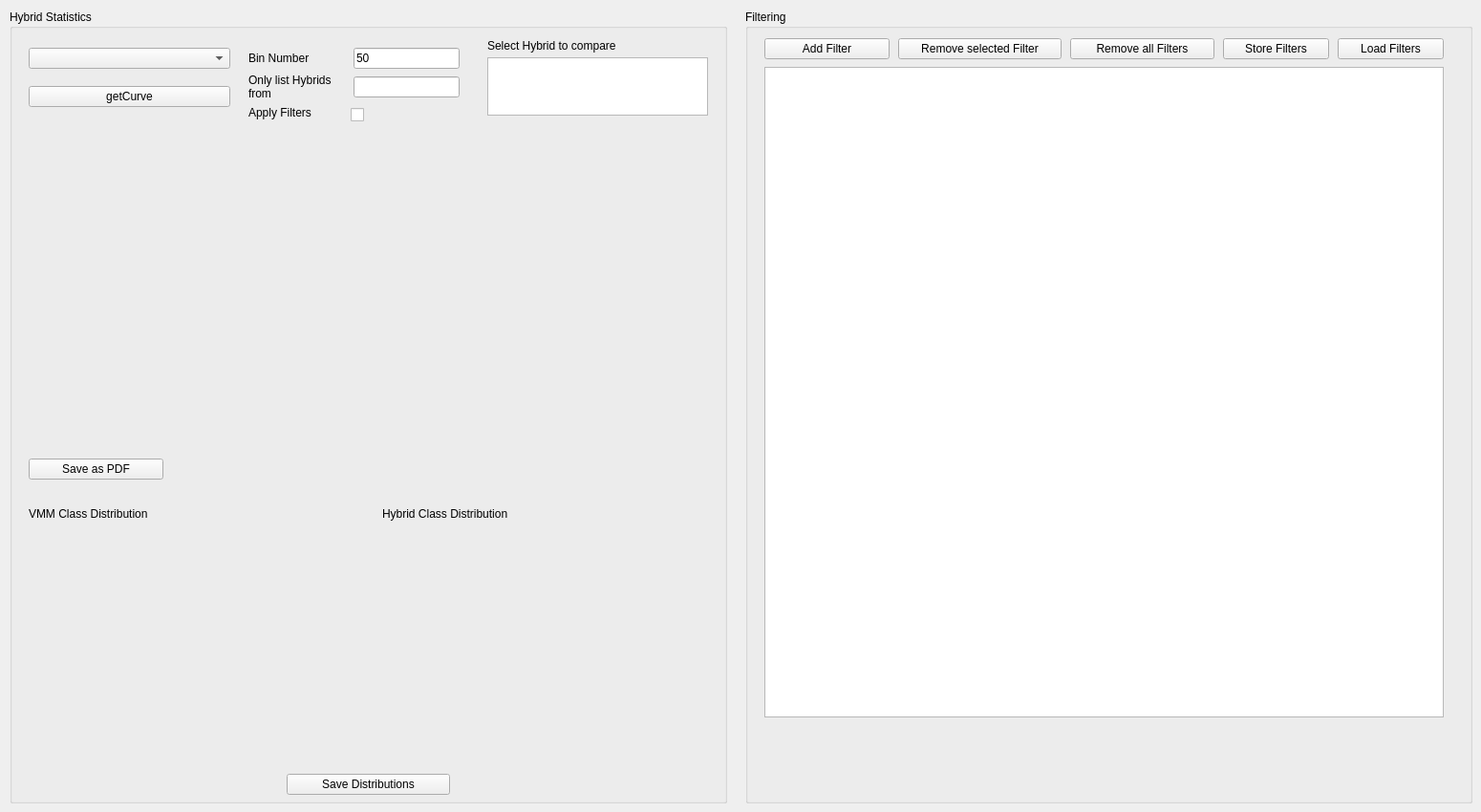
    <widget class="QWidget" name="tab_2">
     <attribute name="title">
      <string>Hybrid Statistics and Filtering</string>
     </attribute>
     <widget class="QGroupBox" name="groupBox_4">
      <property name="geometry">
       <rect>
        <x>10</x>
        <y>10</y>
        <width>751</width>
        <height>831</height>
       </rect>
      </property>
      <property name="title">
       <string>Hybrid Statistics</string>
      </property>
      <widget class="QCustomPlot" name="plotNorm" native="true">
       <property name="geometry">
        <rect>
         <x>20</x>
         <y>120</y>
         <width>711</width>
         <height>331</height>
        </rect>
       </property>
      </widget>
      <widget class="QComboBox" name="comboBox_normcurve">
       <property name="geometry">
        <rect>
         <x>20</x>
         <y>40</y>
         <width>211</width>
         <height>22</height>
        </rect>
       </property>
      </widget>
      <widget class="QPushButton" name="pushButton_normcurve">
       <property name="geometry">
        <rect>
         <x>20</x>
         <y>80</y>
         <width>211</width>
         <height>22</height>
        </rect>
       </property>
       <property name="text">
        <string>getCurve</string>
       </property>
      </widget>
      <widget class="QLabel" name="label_8">
       <property name="geometry">
        <rect>
         <x>250</x>
         <y>40</y>
         <width>81</width>
         <height>21</height>
        </rect>
       </property>
       <property name="text">
        <string>Bin Number</string>
       </property>
      </widget>
      <widget class="QLineEdit" name="lineEdit_bins">
       <property name="geometry">
        <rect>
         <x>360</x>
         <y>40</y>
         <width>111</width>
         <height>22</height>
        </rect>
       </property>
       <property name="text">
        <string>50</string>
       </property>
      </widget>
      <widget class="QPushButton" name="pushButton_savepdf">
       <property name="geometry">
        <rect>
         <x>20</x>
         <y>470</y>
         <width>141</width>
         <height>22</height>
        </rect>
       </property>
       <property name="text">
        <string>Save as PDF</string>
       </property>
      </widget>
      <widget class="QCustomPlot" name="plot_VMM_class" native="true">
       <property name="geometry">
        <rect>
         <x>20</x>
         <y>540</y>
         <width>341</width>
         <height>261</height>
        </rect>
       </property>
      </widget>
      <widget class="QCustomPlot" name="plot_hybrid_class" native="true">
       <property name="geometry">
        <rect>
         <x>390</x>
         <y>540</y>
         <width>341</width>
         <height>261</height>
        </rect>
       </property>
      </widget>
      <widget class="QLabel" name="label_9">
       <property name="geometry">
        <rect>
         <x>20</x>
         <y>520</y>
         <width>161</width>
         <height>16</height>
        </rect>
       </property>
       <property name="text">
        <string>VMM Class Distribution</string>
       </property>
      </widget>
      <widget class="QLabel" name="label_10">
       <property name="geometry">
        <rect>
         <x>390</x>
         <y>520</y>
         <width>201</width>
         <height>16</height>
        </rect>
       </property>
       <property name="text">
        <string>Hybrid Class Distribution</string>
       </property>
      </widget>
      <widget class="QLineEdit" name="lineEdit_locationFilter">
       <property name="geometry">
        <rect>
         <x>360</x>
         <y>70</y>
         <width>111</width>
         <height>22</height>
        </rect>
       </property>
       <property name="text">
        <string/>
       </property>
      </widget>
      <widget class="QLabel" name="label_4">
       <property name="geometry">
        <rect>
         <x>250</x>
         <y>60</y>
         <width>101</width>
         <height>41</height>
        </rect>
       </property>
       <property name="toolTip">
        <string>&lt;html&gt;&lt;head/&gt;&lt;body&gt;&lt;p&gt;Enter location(s) separated by a comma. Entering a location here will list all hybrids at the specified location in the field to the right. If no locations are specified, all Hybrids in the database will be shown.&lt;/p&gt;&lt;/body&gt;&lt;/html&gt;</string>
       </property>
       <property name="text">
        <string>Only list Hybrids from</string>
       </property>
       <property name="wordWrap">
        <bool>true</bool>
       </property>
      </widget>
      <widget class="QListWidget" name="listWidget_availableHybrids">
       <property name="geometry">
        <rect>
         <x>500</x>
         <y>50</y>
         <width>231</width>
         <height>61</height>
        </rect>
       </property>
      </widget>
      <widget class="QLabel" name="label_5">
       <property name="geometry">
        <rect>
         <x>500</x>
         <y>30</y>
         <width>221</width>
         <height>16</height>
        </rect>
       </property>
       <property name="toolTip">
        <string>&lt;html&gt;&lt;head/&gt;&lt;body&gt;&lt;p&gt;Selecting a Hybrid will show its ranking in the global Hybrid/VMM statistics&lt;/p&gt;&lt;/body&gt;&lt;/html&gt;</string>
       </property>
       <property name="text">
        <string>Select Hybrid to compare</string>
       </property>
      </widget>
      <widget class="QLabel" name="label_13">
       <property name="geometry">
        <rect>
         <x>250</x>
         <y>100</y>
         <width>101</width>
         <height>16</height>
        </rect>
       </property>
       <property name="text">
        <string>Apply Filters</string>
       </property>
      </widget>
      <widget class="QCheckBox" name="checkBox_filterApply">
       <property name="geometry">
        <rect>
         <x>340</x>
         <y>100</y>
         <width>31</width>
         <height>20</height>
        </rect>
       </property>
       <property name="layoutDirection">
        <enum>Qt::RightToLeft</enum>
       </property>
       <property name="text">
        <string/>
       </property>
      </widget>
      <widget class="QPushButton" name="pushButton_2">
       <property name="geometry">
        <rect>
         <x>290</x>
         <y>800</y>
         <width>171</width>
         <height>22</height>
        </rect>
       </property>
       <property name="text">
        <string>Save Distributions</string>
       </property>
      </widget>
     </widget>
     <widget class="QGroupBox" name="groupBox_5">
      <property name="geometry">
       <rect>
        <x>780</x>
        <y>10</y>
        <width>761</width>
        <height>831</height>
       </rect>
      </property>
      <property name="title">
       <string>Filtering</string>
      </property>
      <widget class="QListWidget" name="listWidget">
       <property name="geometry">
        <rect>
         <x>20</x>
         <y>60</y>
         <width>711</width>
         <height>681</height>
        </rect>
       </property>
      </widget>
      <widget class="QPushButton" name="pushButton">
       <property name="geometry">
        <rect>
         <x>160</x>
         <y>30</y>
         <width>171</width>
         <height>22</height>
        </rect>
       </property>
       <property name="text">
        <string>Remove selected Filter</string>
       </property>
      </widget>
      <widget class="QPushButton" name="pushButton_removeAllFilters">
       <property name="geometry">
        <rect>
         <x>340</x>
         <y>30</y>
         <width>151</width>
         <height>22</height>
        </rect>
       </property>
       <property name="text">
        <string>Remove all Filters</string>
       </property>
      </widget>
      <widget class="QPushButton" name="pushButton_storeFilters">
       <property name="geometry">
        <rect>
         <x>500</x>
         <y>30</y>
         <width>111</width>
         <height>22</height>
        </rect>
       </property>
       <property name="text">
        <string>Store Filters</string>
       </property>
      </widget>
      <widget class="QPushButton" name="pushButton_loadFilters">
       <property name="geometry">
        <rect>
         <x>620</x>
         <y>30</y>
         <width>111</width>
         <height>22</height>
        </rect>
       </property>
       <property name="text">
        <string>Load Filters</string>
       </property>
      </widget>
      <widget class="QPushButton" name="pushButton_addfilter_2">
       <property name="geometry">
        <rect>
         <x>20</x>
         <y>30</y>
         <width>131</width>
         <height>22</height>
        </rect>
       </property>
       <property name="text">
        <string>Add Filter</string>
       </property>
      </widget>
     </widget>
    </widget>
